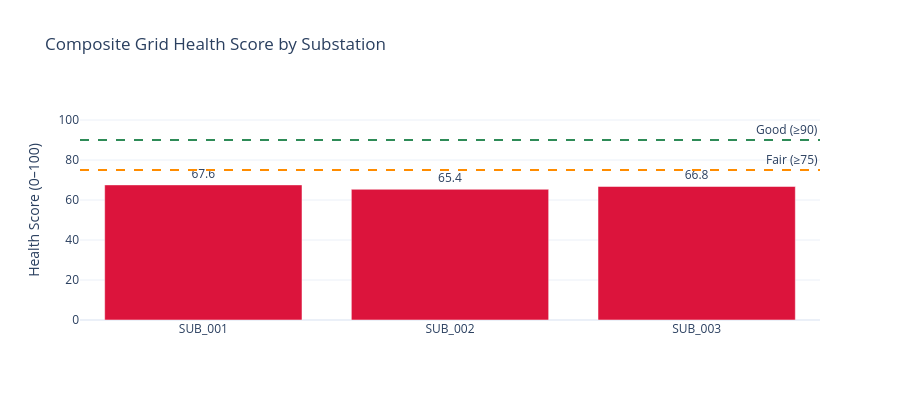

Source (notebook cell):
### Markdown cell above
---
## Plot 6 — Grid Health Score

Composite health score per station. Hover for the exact score and status.

### Code cell
health_scores = analysis.calculate_grid_health_score(df)

stations = list(health_scores.keys())
scores   = list(health_scores.values())
statuses = ['GOOD' if s >= 90 else 'FAIR' if s >= 75 else 'POOR' for s in scores]
bar_colors = ['seagreen' if s >= 90 else 'darkorange' if s >= 75 else 'crimson'
              for s in scores]

fig = go.Figure(go.Bar(
    x=stations,
    y=scores,
    marker_color=bar_colors,
    text=[f'{s:.1f}' for s in scores],
    textposition='outside',
    hovertemplate='<b>%{x}</b><br>Score: %{y:.1f}<br>Status: %{customdata}<extra></extra>',
    customdata=statuses,
))

fig.add_hline(y=90, line_dash='dash', line_color='seagreen',
              annotation_text='Good (≥90)', annotation_position='top right')
fig.add_hline(y=75, line_dash='dash', line_color='darkorange',
              annotation_text='Fair (≥75)', annotation_position='top right')

fig.update_layout(
    title='Composite Grid Health Score by Substation',
    yaxis=dict(title='Health Score (0–100)', range=[0, 110]),
    height=400,
    template='plotly_white',
)

fig.show()

### Figure 1 — Plotly figure (JSON) as saved in the notebook; plotly's stock layout.template omitted (floating-point values rounded to 4 significant figures)
{"data": [{"customdata": ["POOR", "POOR", "POOR"], "hovertemplate": "<b>%{x}</b><br>Score: %{y:.1f}<br>Status: %{customdata}<extra></extra>", "marker": {"color": ["crimson", "crimson", "crimson"]}, "text": ["67.6", "65.4", "66.8"], "textposition": "outside", "type": "bar", "x": ["SUB_001", "SUB_002", "SUB_003"], "y": [67.56, 65.36, 66.77]}], "layout": {"annotations": [{"showarrow": false, "text": "Good (≥90)", "x": 1, "xanchor": "right", "xref": "x domain", "y": 90, "yanchor": "bottom", "yref": "y"}, {"showarrow": false, "text": "Fair (≥75)", "x": 1, "xanchor": "right", "xref": "x domain", "y": 75, "yanchor": "bottom", "yref": "y"}], "height": 400, "shapes": [{"line": {"color": "seagreen", "dash": "dash"}, "type": "line", "x0": 0, "x1": 1, "xref": "x domain", "y0": 90, "y1": 90, "yref": "y"}, {"line": {"color": "darkorange", "dash": "dash"}, "type": "line", "x0": 0, "x1": 1, "xref": "x domain", "y0": 75, "y1": 75, "yref": "y"}], "title": {"text": "Composite Grid Health Score by Substation"}, "yaxis": {"range": [0, 110], "title": {"text": "Health Score (0–100)"}}}}
